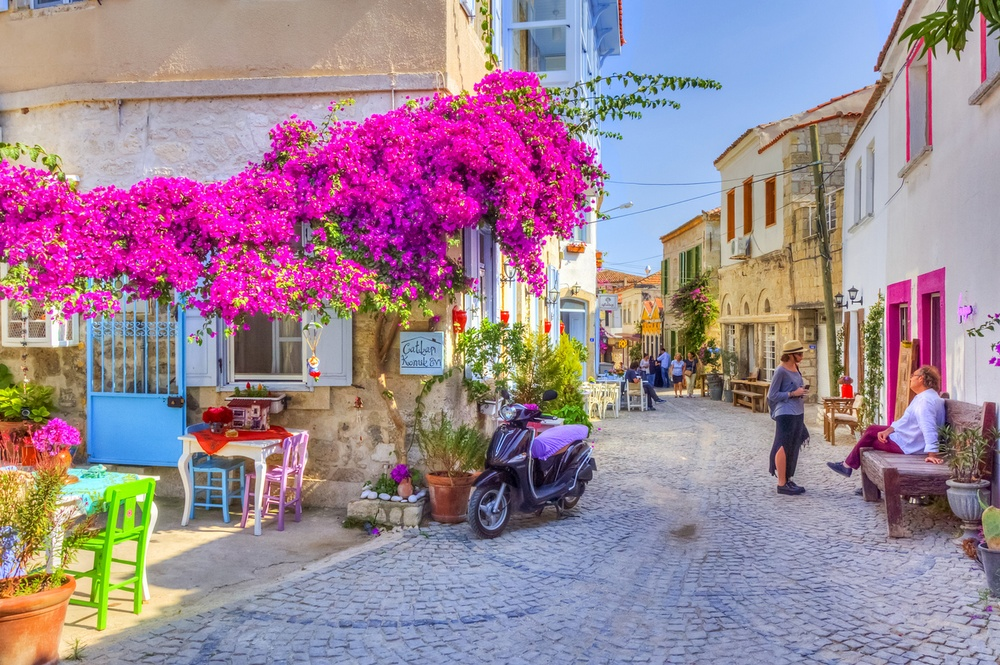
#> input picture example_images/alacati.jpg, 1000 x 665 px, shrunk from 1255 x 835 before the run
$ python -i processImg.py   (imports and definitions only)
#> lines starting #> are read from the running program, lines starting #| are printed output that depends on the picture
from PIL import Image, ImageFilter, ImageOps, ImageEnhance

import cv2
import numpy as np
from skimage.util import random_noise


# [24 lines left out: functions showImage, saveImage, blurImage, deblurImage, not called in this run]


# Returns gray scaled image
def grayScaleImage(path):
    img = Image.open(path).convert("RGB").convert('L')
    return img


# [70 lines left out: functions cropImage, flipImage, mirrorImage, rotateImage, reverseColorOfImage, changeColorBalance and 4 more, not called in this run]


def detectEdges(path):
#> called with path = 'example_images/alacati.jpg'
    im = Image.open(path).convert("RGB")
#> im is the input picture: PIL image 1000x665 RGB; mean R, G, B 158.6, 133, 149.4
    grayScaleImg = im.convert("L")
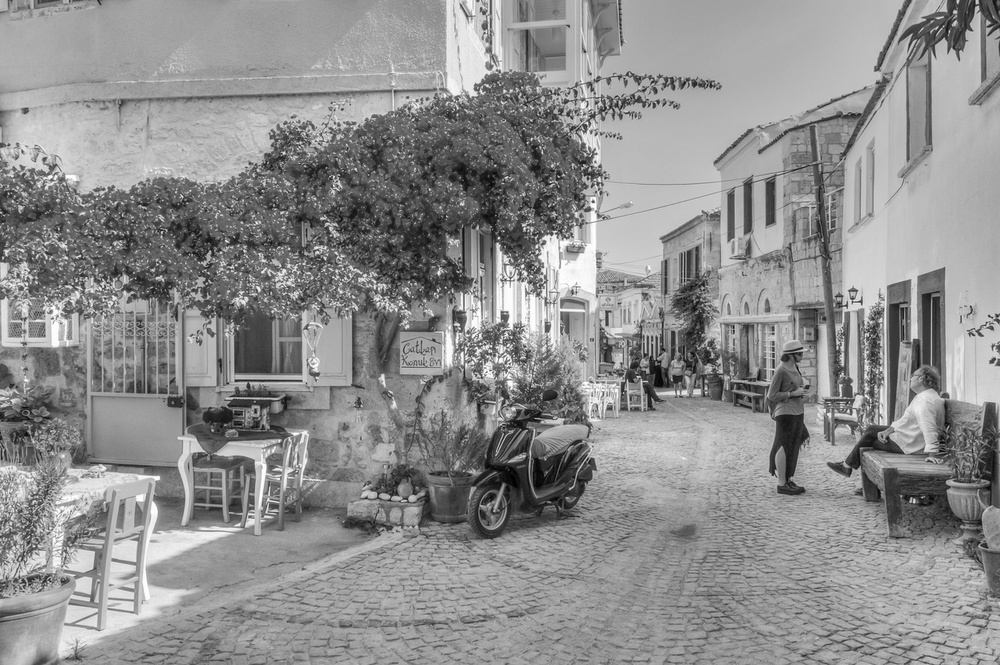
#> grayScaleImg: PIL image 1000x665 L; min 1, max 255, mean 142.5
    detected = grayScaleImg.filter(ImageFilter.FIND_EDGES)
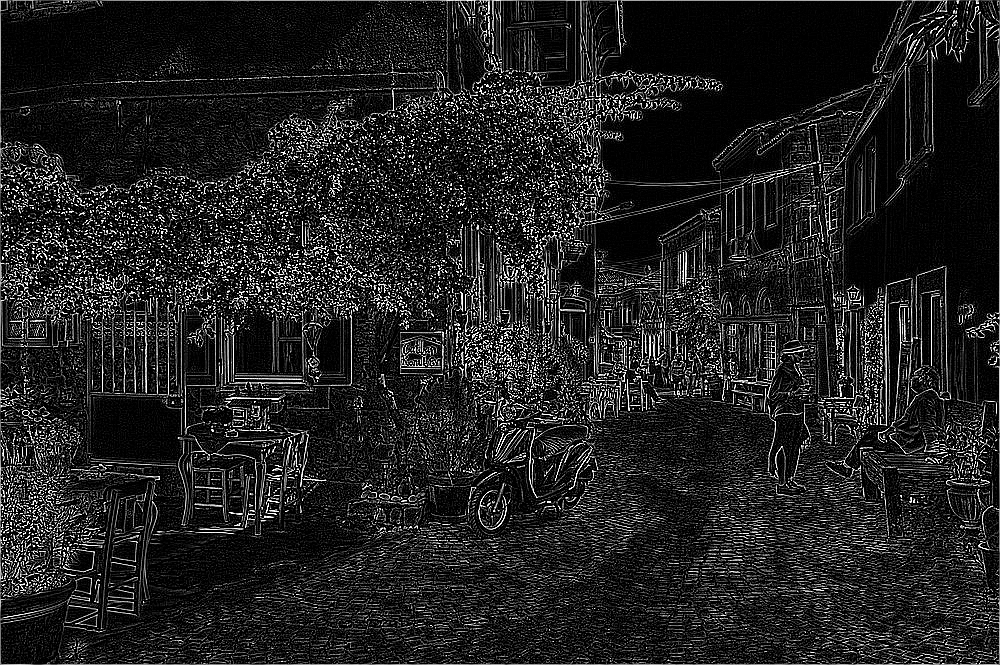
#> detected: PIL image 1000x665 L; min 0, max 255, mean 34.1
    return detected

>>> result = detectEdges('example_images/alacati.jpg')

$ run again, on example_images/clouds over hills.jpg
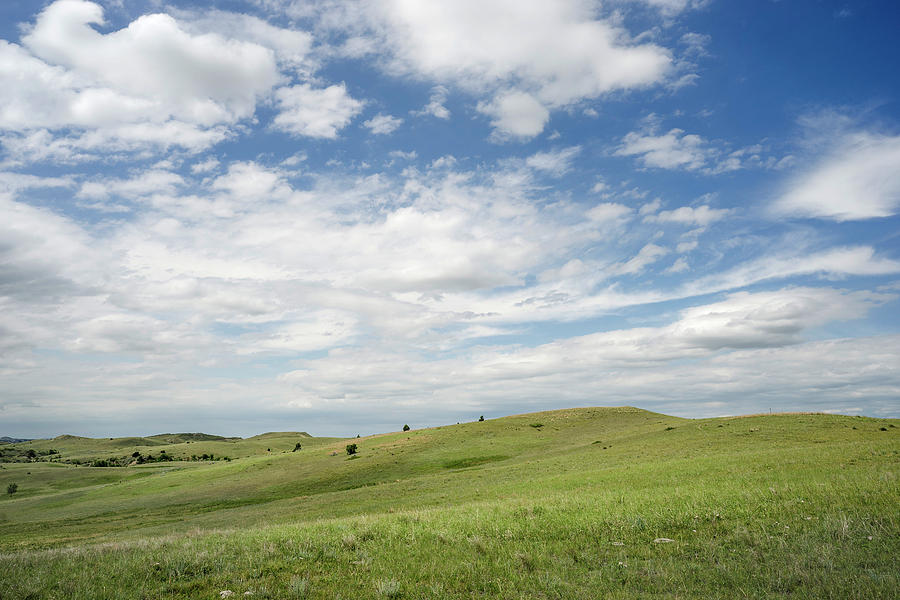
#> input picture example_images/clouds over hills.jpg, 900 x 600 px
#> in detectEdges, im is the input picture: PIL image 900x600 RGB; mean R, G, B 151.9, 165.4, 159.4
#> in detectEdges, `grayScaleImg = im.convert("L")`:
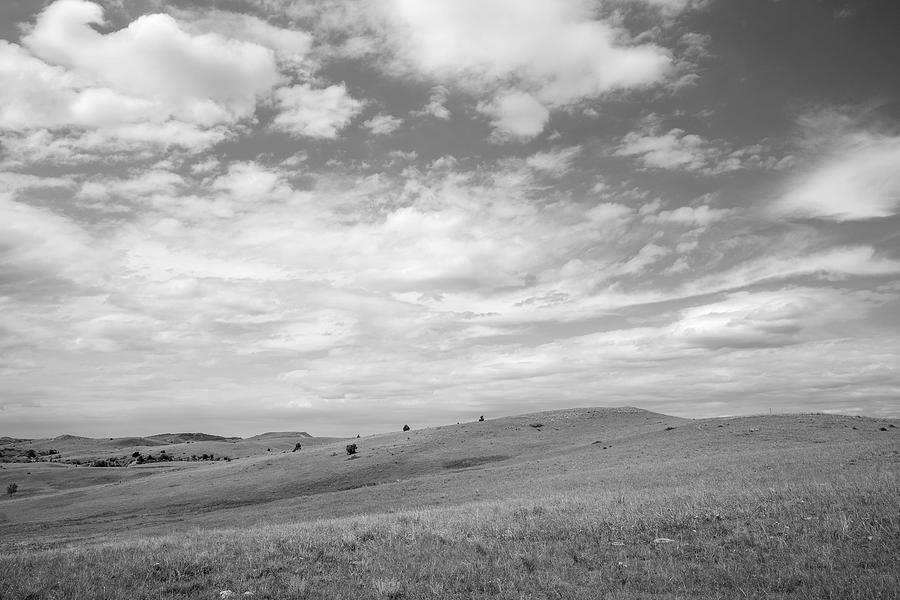
#> grayScaleImg: PIL image 900x600 L; min 0, max 255, mean 160.7
#> in detectEdges, `detected = grayScaleImg.filter(ImageFilter.FIND_EDGES)`:
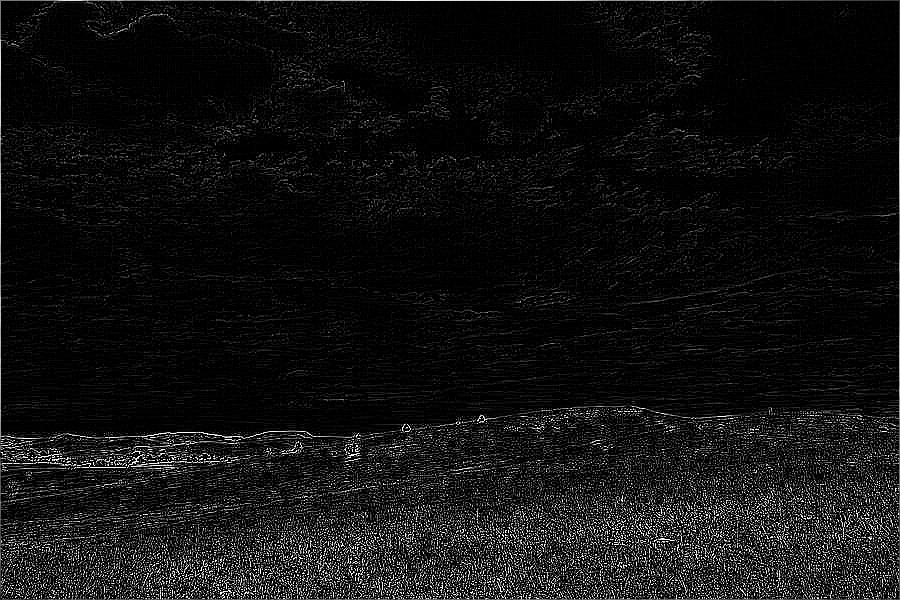
#> detected: PIL image 900x600 L; min 0, max 255, mean 17.6

$ run again, on example_images/deneme.jpg
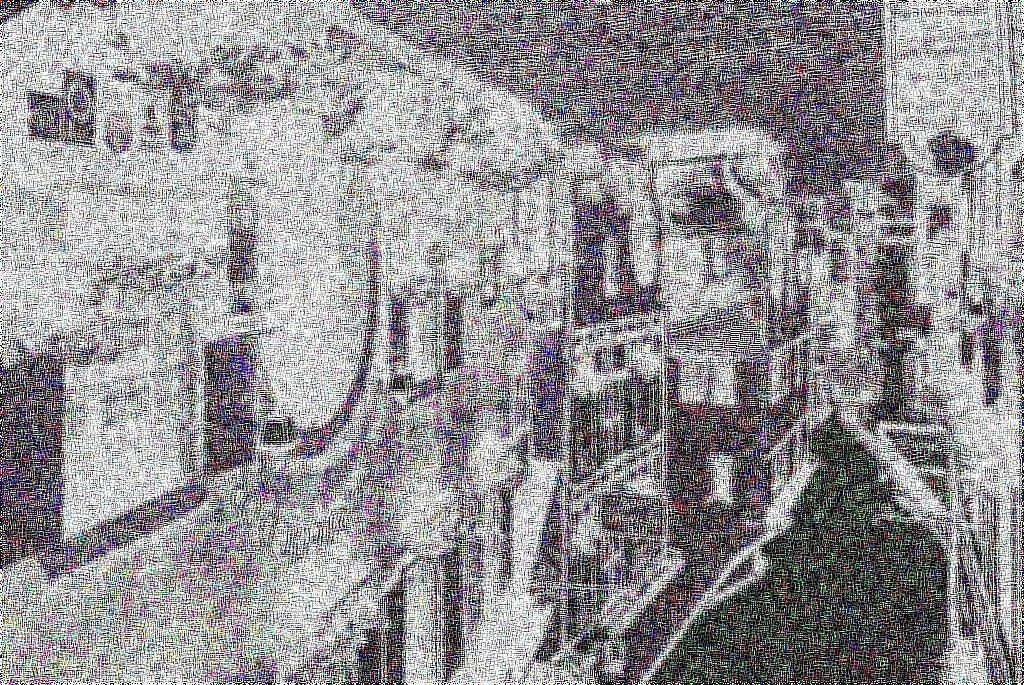
#> input picture example_images/deneme.jpg, 1024 x 685 px
#> in detectEdges, im is the input picture: PIL image 1024x685 RGB; mean R, G, B 147, 144.6, 147.6
#> in detectEdges, `grayScaleImg = im.convert("L")`:
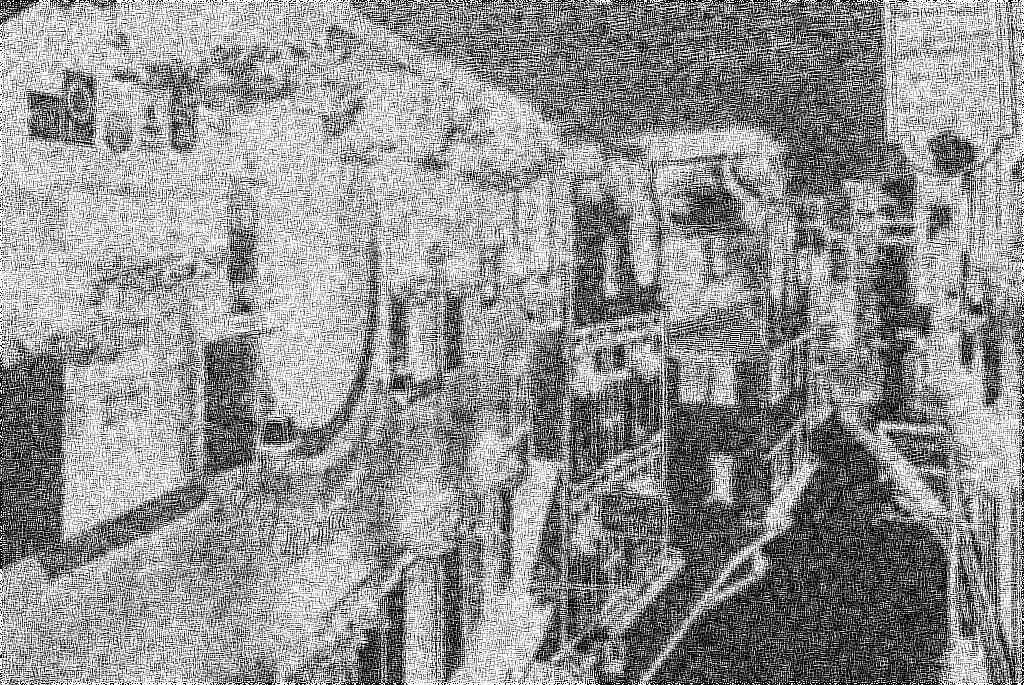
#> grayScaleImg: PIL image 1024x685 L; min 0, max 255, mean 145.7
#> in detectEdges, `detected = grayScaleImg.filter(ImageFilter.FIND_EDGES)`:
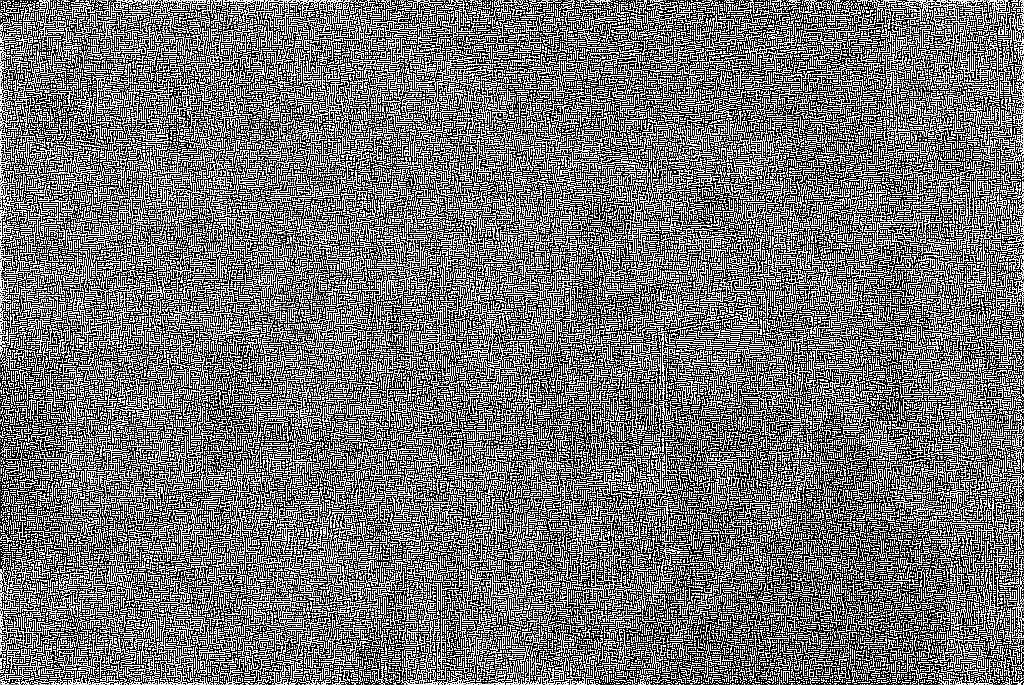
#> detected: PIL image 1024x685 L; min 0, max 255, mean 113.7
